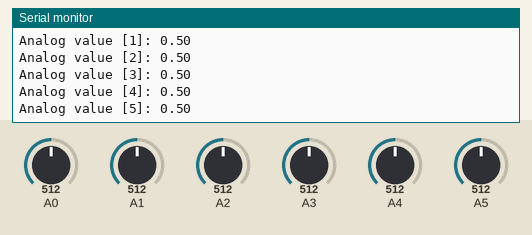
The sketch below on a simulated Arduino Uno, built with avr-gcc and run on an emulated ATmega328P. Shown: the last lines printed to the serial monitor. The test bench sets the inputs (shaded band); at power-on: A0 = 512, A1 = 512, A2 = 512, A3 = 512, A4 = 512, A5 = 512.

Above: at 1.8 s.
1.9 s: A0 set to 716
3.4 s: A1 set to 716
7.7 s: A2 set to 716
9.2 s: A3 set to 716
At 10.5 s:
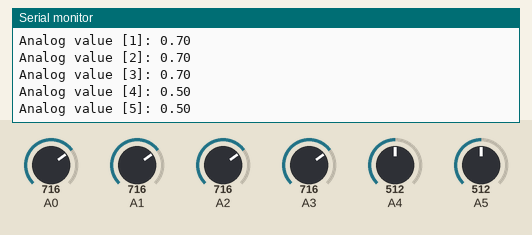
10.7 s: A4 set to 716
At 11.9 s:
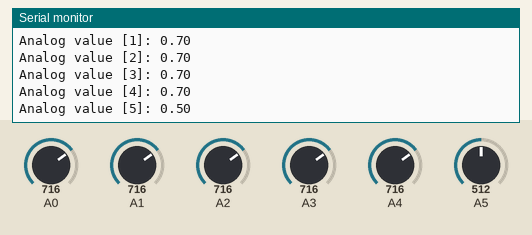
12.2 s: A5 set to 716
At 14.1 s:
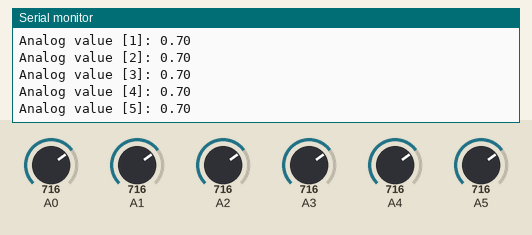
Timing chart, 0 to 15.6 s (numbered marks = the images above; inputs shaded):
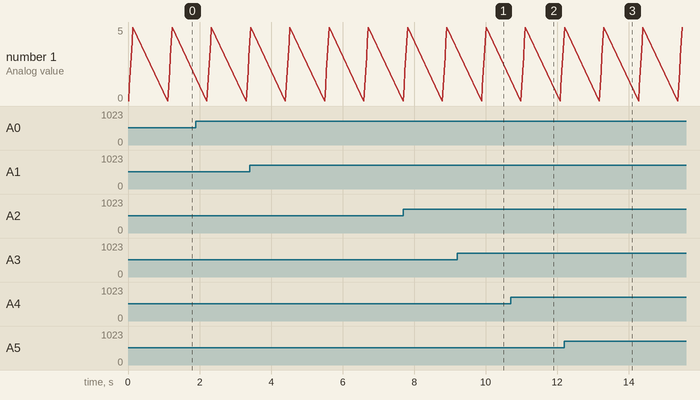

Measured:
- after the input at 9.2 s, the serial monitor: prints a new line after 0.76 s (image 1)
- after the input at 10.7 s, the serial monitor: prints a new line after 0.38 s (image 2)
- after the input at 12.2 s, the serial monitor: prints a new line after 1.1 s (image 3)

The sketch:

test.ino
```cpp
/////////////////////////////
// baud rates:
/////////////////////////////
#define PC_RATE 9600
//#define PC_RATE 38400

/////////////////////////////
// aliases for the arduino pins:
/////////////////////////////

// analog
#define ANALOG_COUNT 6
#define ANALOG_MAX 1023
// A0, ..., A5


class Analog
{
  private:
    float analog[ANALOG_COUNT];
  public:

    Analog()
    {
      for(int i=0; i<ANALOG_COUNT; i++)
      {
        analog[i] = 0;
      }
    };

		void setup()
		{
      // nothing todo here
		}

    // send all current values:
    void sendAll()
    {
      for(int i=0; i<ANALOG_COUNT; i++)
      {
        toPC(i);
      }
    }

    void update()
    {
      Serial.println("update");
      for( int i=0; i<ANALOG_COUNT; i++)
      {
        analog[i] = ((float )analogRead(i)) / (float )ANALOG_MAX;
        this->toPC(i);
      }
    }

    void toPC(int i)
    {
        Serial.print( "Analog value [" );
        Serial.print( i );
        Serial.print( "]: " );
        Serial.println( analog[i] );
    }

};

Analog analog;

void setup() {
  Serial.begin(PC_RATE);
	analog.setup();
}

//Message

void loop() {
  Serial.println("bang");
  analog.update();
  delay( 1000 );
}
```
